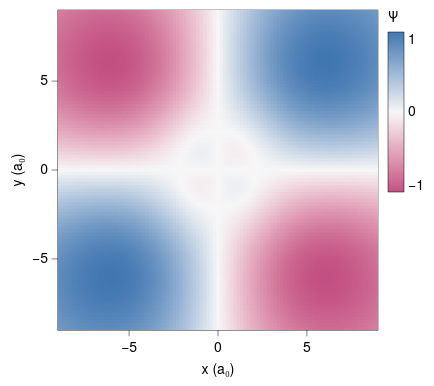

The specification (Vega-Lite) saved for this image:
### Vega-Lite specification from a JSON file in a GitHub repository (floating-point values rounded to 4 significant figures; data arrays with more than 128 entries replaced by an {"elided": "..."} marker saying what was removed)
{"background": null, "config": {"arc": {"fill": "#DBDBDB", "fillOpacity": 1.0, "innerRadius": 40.0, "padAngle": 0.03, "stroke": "black", "strokeOpacity": 1, "strokeWidth": 0.25}, "area": {"fill": "#DBDBDB", "fillOpacity": 1.0, "stroke": "black", "strokeOpacity": 1, "strokeWidth": 0.25}, "axis": {"domain": true, "domainCap": "round", "domainColor": "black", "domainWidth": 0.25, "grid": false, "gridCap": "round", "gridColor": "#F1F1F1", "gridDash": [0, 0], "gridOpacity": 1.0, "gridWidth": 0.25, "labelColor": "black", "labelFont": "Helvetica Neue", "labelFontSize": 7, "labelFontStyle": "normal", "labelFontWeight": 400, "offset": 0, "ticks": true, "tickCap": "round", "tickColor": "black", "tickRound": false, "tickSize": 3, "tickWidth": 0.25, "titleColor": "black", "titleFont": "Helvetica Neue", "titleFontSize": 7, "titleFontStyle": "normal", "titleFontWeight": 400}, "axisX": {"domain": true, "labelAlign": "center", "labelAngle": 0, "labels": true, "ticks": true, "translate": 0}, "axisY": {"domain": true, "labelAlign": "right", "labelAngle": 0, "labels": true, "ticks": true, "translate": 0}, "axisRight": {"domain": true, "labelAlign": "left", "labelAngle": 0, "labels": true, "ticks": true, "translate": 0}, "axisTop": {"domain": true, "labelAlign": "center", "labelAngle": 0, "labels": true, "ticks": true, "translate": 0}, "axisBand": {"tickOffset": 0}, "bar": {"fill": "#DBDBDB", "fillOpacity": 1.0, "stroke": "black", "strokeOpacity": 1, "strokeWidth": 0.25}, "boxplot": {"size": 14.4, "ticks": {"cornerRadius": 0.25, "fill": "black", "opacity": 1, "size": 7.2, "thickness": 0.25}, "box": {"fillOpacity": 1.0, "stroke": "black", "strokeOpacity": 1, "strokeWidth": 0.25}, "median": {"cornerRadius": 0, "fill": "black", "fillOpacity": 1.0, "opacity": 1, "size": 14.4, "thickness": 0.25}, "rule": {"fill": "black", "fillOpacity": 1.0, "size": 16.0, "stroke": "black", "strokeDash": [0, 0], "strokeOpacity": 1, "strokeWidth": 0.25}, "outliers": {"color": "black", "fill": "black", "fillOpacity": 1.0, "size": 0, "stroke": "black", "strokeOpacity": 1, "strokeWidth": 0.25}}, "circle": {"fill": "black", "fillOpacity": 1.0, "size": 0.8, "stroke": null, "strokeOpacity": 1, "strokeWidth": 0.25}, "errorband": {"band": {"fillOpacity": 0.6, "stroke": null, "strokeWidth": 0.25, "strokeOpacity": 1}, "borders": {"opacity": 0, "strokeOpacity": 0.25, "strokeWidth": 1}}, "errorbar": {"opacity": 1, "rule": {"strokeDash": [0, 0], "strokeWidth": 0.25}, "ticks": {"color": "black", "cornerRadius": 0.125, "opacity": 1, "size": 9.6, "thickness": 0.25}, "thickness": 0.25}, "font": "Helvetica Neue", "geoshape": {"fill": "#DBDBDB", "fillOpacity": 1.0, "stroke": "black", "strokeOpacity": 1, "strokeWidth": 0.25}, "header": {"labelColor": "black", "labelFont": "Helvetica Neue", "labelFontSize": 7, "labelFontStyle": "normal", "labelFontWeight": 400, "titleColor": "black", "titleFont": "Helvetica Neue", "titleFontSize": 7, "titleFontStyle": "normal", "titleFontWeight": 400, "titlePadding": 0}, "legend": {"disable": false, "offset": 4.5, "titlePadding": 4, "labelOffset": 2, "gradientLabelOffset": 2, "gradientLength": 80.0, "gradientThickness": 8.0, "gradientOpacity": 1.0, "gradientStrokeColor": "black", "gradientStrokeWidth": 0.25, "labelColor": "black", "labelFont": "Helvetica Neue", "labelFontSize": 7, "labelFontStyle": "normal", "labelFontWeight": 400, "strokeColor": "black", "strokeWidth": 0, "symbolSize": 42, "symbolStrokeColor": "black", "symbolStrokeWidth": 0.25, "titleColor": "black", "titleFont": "Helvetica Neue", "titleFontSize": 7, "titleFontStyle": "normal", "titleFontWeight": 400}, "line": {"color": "black", "stroke": "black", "strokeCap": "round", "strokeDash": [0, 0], "strokeOpacity": 1, "strokeWidth": 0.375}, "point": {"filled": true, "fill": "#DBDBDB", "fillOpacity": 1.0, "size": 8.0, "stroke": "black", "strokeOpacity": 1, "strokeWidth": 0.25}, "range": {"category": ["#C6D9F1", "#F1C9CB", "#FEF0B9", "#CEE37A", "#7AA8E0", "#E589A3", "#FDDD5D", "#68B961", "#4177B1", "#C35082", "#E5C227", "#438156"], "diverging": {"scheme": ["#C35082", "#CE6D94", "#D989A7", "#E2A4BA", "#EABFCE", "#F1DBE2", "#F6F6F6", "#D7E0EB", "#B9CBE0", "#9BB6D5", "#7DA1C9", "#5F8CBD", "#4177B1"]}, "heatmap": {"scheme": ["#32022B", "#43044D", "#4C196E", "#4D338C", "#484DA6", "#3A68BB", "#1D83CA", "#1D9CCB", "#23B5C9", "#28CDC5", "#4DE0B4", "#91EE9F"]}, "ordinal": {"scheme": ["#F1F1F1", "#DBDBDB", "#C6C6C6", "#B2B2B2", "#9D9D9D", "#898989", "#767676", "#636363", "#515151", "#404040", "#2F2F2F", "#1F1F1F"]}, "ramp": {"scheme": ["#32022B", "#43044D", "#4C196E", "#4D338C", "#484DA6", "#3A68BB", "#1D83CA", "#1D9CCB", "#23B5C9", "#28CDC5", "#4DE0B4", "#91EE9F"]}}, "rule": {"color": "black", "stroke": "black", "strokeCap": "round", "strokeDash": [2, 2], "strokeOpacity": 1, "strokeWidth": 0.25}, "scale": {"bandPaddingInner": 0.1, "bandPaddingOuter": 0.1, "round": false}, "rect": {"fill": "#DBDBDB", "fillOpacity": 1.0, "stroke": "black", "strokeOpacity": 1, "strokeWidth": 0.25}, "square": {"fill": "#DBDBDB", "fillOpacity": 1.0, "size": 16.0, "stroke": "black", "strokeOpacity": 1, "strokeWidth": 0.25}, "text": {"color": "black", "font": "Helvetica Neue", "fontSize": 7, "fontStyle": "normal", "fontWeight": 400}, "tick": {"color": "black", "cornerRadius": 0.125, "opacity": 1.0, "size": 14.4, "thickness": 0.25}, "title": {"anchor": "middle", "frame": "group", "color": "black", "font": "Helvetica Neue", "fontSize": 7, "fontStyle": "normal", "fontWeight": 400, "subtitleColor": "black", "subtitleFont": "Helvetica Neue", "subtitleFontSize": "Helvetica Neue", "subtitleFontStyle": "normal", "subtitleFontWeight": 400}, "trail": {"color": "black", "opacity": 1, "size": 0.375}, "view": {"continuousWidth": 160, "continuousHeight": 160, "discreteWidth": 160, "discreteHeight": 160, "fill": null, "stroke": "black", "strokeWidth": 0.25}}, "data": {"name": "data-00b70823fc072153581706d4d4c0f356"}, "mark": {"type": "rect", "clip": true, "stroke": null}, "encoding": {"color": {"field": "psi", "scale": {"domainMid": 0}, "title": "Ψ", "type": "quantitative"}, "x": {"field": "x0", "scale": {"domain": [-9.0, 9.0], "nice": false}, "title": "x (a₀)", "type": "quantitative"}, "x2": {"field": "x1"}, "y": {"field": "y0", "scale": {"domain": [-9.0, 9.0], "nice": false}, "title": "y (a₀)", "type": "quantitative"}, "y2": {"field": "y1"}}, "$schema": "https://vega.github.io/schema/vega-lite/v6.4.1.json", "datasets": {"data-00b70823fc072153581706d4d4c0f356": {"elided": "9025 records"}}}
